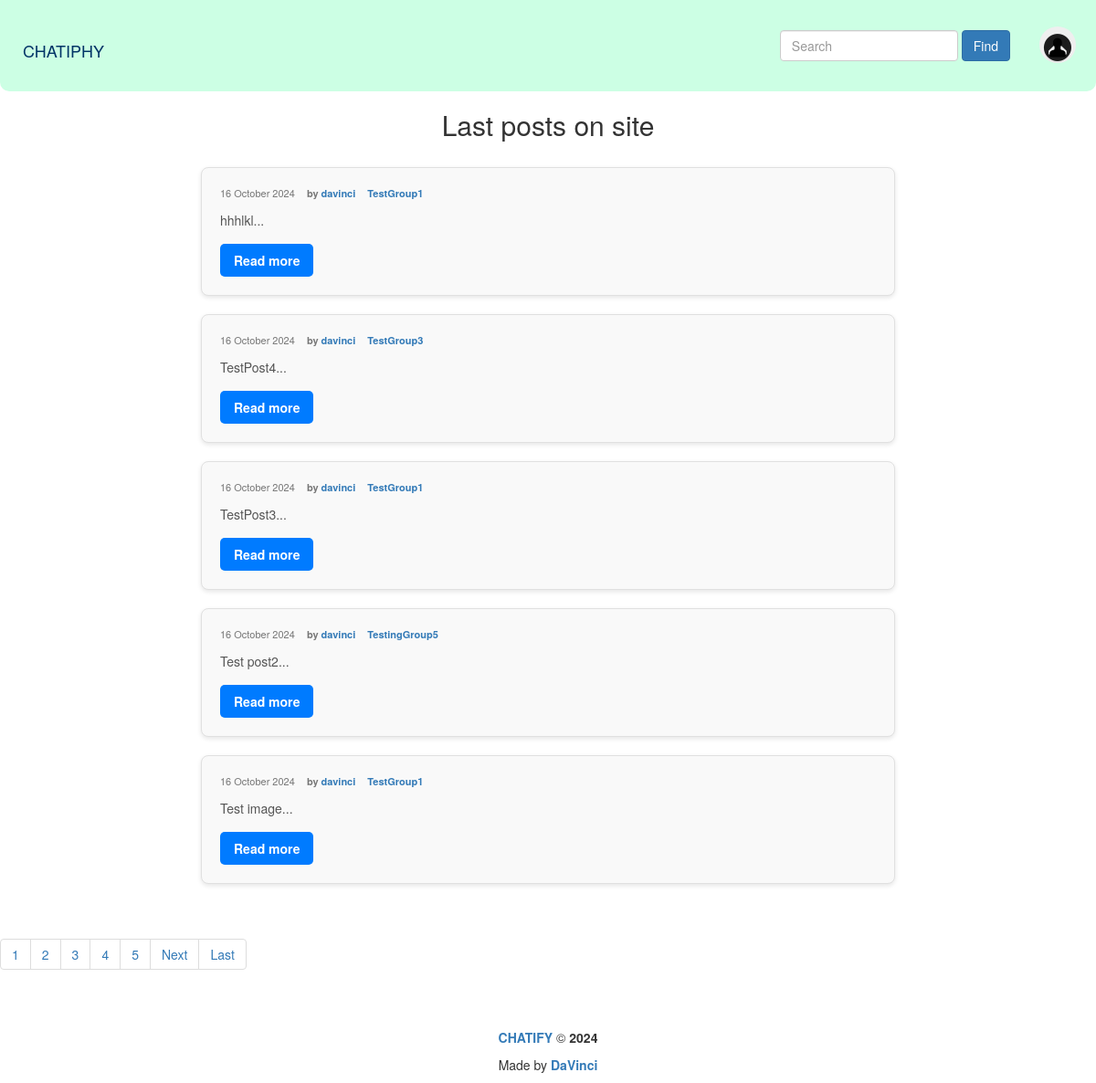
The page / on the database its author committed.
### post_maker/models.py (models this page shows, shortened)
class Post(models.Model):
    text = models.TextField(
        help_text="Enter the text of post"
    )
    pub_date = models.DateTimeField(
        auto_now_add=True,
    )
    author = models.ForeignKey(
        User,
        on_delete=models.CASCADE,
        verbose_name="Author",
        related_name="posts"
    )
    group = models.ForeignKey(
        Group,
        on_delete=models.SET_NULL,
        related_name="posts",
        blank=True,
        null=True,
        verbose_name="Group",
        help_text="Choose the group"
    )
    image = models.ImageField(
        "Post Image",
        upload_to="post_maker/img",
        blank=True
    )
    class Meta:
        ordering = ('-pub_date',)
        verbose_name = "Post"
        verbose_name_plural = "Posts"

class Group(models.Model):
    title = models.CharField(max_length=200, default="")
    slug = models.SlugField(max_length=200, unique=True, blank=True)
    description = models.TextField(default="")
    def __str__(self):
        return self.title

### post_maker/views.py (the view)
# urls.py: path("", views.index, name="index"),
def index(request):
    keyword = request.GET.get("q", None)
    if keyword:
        posts = Post.objects.filter(text__contains=keyword).select_related("author").order_by("-pub_date")
    else:
        posts = Post.objects.order_by("-pub_date")
    template = "post_maker/index.html"
    paginator = Paginator(posts, 5)
    page_number = request.GET.get('page')
    page_obj = paginator.get_page(page_number)
    context = {
        "page_obj": page_obj,
    }
    return render(request, template, context)

### core/context_processors/year.py (called while the page is built)
def year(request):
    year = datetime.now().year
    return {
        "year":year,
    }

### templates/post_maker/index.html
{% extends "base.html" %}
{% block header %}<h2 class="block-header">Last posts on site</h2>{% endblock %}
{% block content %}
    {% include "post_maker/includes/post_list.html" %}
    <br>
    {% include 'post_maker/includes/paginator.html' %}
    <br>
{% endblock %}

### templates/post_maker/includes/post_list.html (shortened to what this page needs)
<div class="post-list">
    {% for post in page_obj %}
        <div class="post-item">
            <div class="post-meta">
                <span class="post-date">{{post.pub_date|date:"d E Y"}}</span>
                <span class="post-author">by <a href="{% url 'post_maker:profile' post.author %}">{{ post.author }}</a></span>
                {% if post.group %}
                    <span class="post-group"><a href="{% url 'post_maker:group_page' post.group.slug %}">{{ post.group }}</a></span>
                {% endif %}
            </div>
            <p class="post-excerpt">{{ post.text|slice:":30" }}...</p>
            <a href="{% url 'post_maker:post_detail' post.id %}" class="read-more">Read more</a>
        </div>
    {% endfor %}
</div>

### static/css/post_list_styles.css (style rules this page uses)
.block-header { font-size: 3rem; color: #333; margin-bottom: 10px; text-align: center; }
.post-list { display: flex; flex-direction: column; gap: 20px; padding: 20px; max-width: 800px; margin: 0 auto; }
.post-item { background-color: #f9f9f9; border: 1px solid #e0e0e0; border-radius: 8px; padding: 20px; box-shadow: 0 2px 5px rgba(0, 0, 0, 0.1); transition: transform 0.3s, box-shadow 0.3s; }
.post-meta { font-size: 1.1rem; color: #777; margin-bottom: 10px; }
.post-date { margin-right: 10px; }
.post-author { font-weight: bold; margin-right: 10px; }
.post-group { font-weight: bold; }
.post-excerpt { font-size: 1.4rem; color: #555; line-height: 1.6; margin-bottom: 15px; }
.read-more { display: inline-block; padding: 8px 15px; background-color: #007bff; color: #fff; border-radius: 5px; text-decoration: none; font-weight: bold; transition: background-color 0.3s; }

### rows shown on the page
Post: pub_date "16 October 2024", author "davinci", group "TestGroup1", text "hhhlkl"
Post: pub_date "16 October 2024", author "davinci", group "TestGroup3", text "TestPost4"
Post: pub_date "16 October 2024", author "davinci", group "TestGroup1", text "TestPost3"
Post: pub_date "16 October 2024", author "davinci", group "TestingGroup5", text "Test post2"
Post: pub_date "16 October 2024", author "davinci", group "TestGroup1", text "Test image"

### other values the page prints
{{ i }} "1"
{{ i }} "2" "3" "4" "5"
